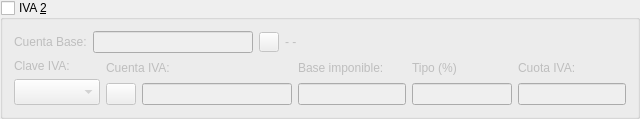
        <widget class="QGroupBox" name="groupBox2">
         <property name="title">
          <string>IVA &amp;2</string>
         </property>
         <property name="checkable">
          <bool>true</bool>
         </property>
         <property name="checked">
          <bool>false</bool>
         </property>
         <layout class="QVBoxLayout">
          <item>
           <layout class="QHBoxLayout">
            <item>
             <widget class="QLabel" name="textLabel1_2">
              <property name="lineWidth">
               <number>1</number>
              </property>
              <property name="text">
               <string>Cuenta Base:</string>
              </property>
              <property name="wordWrap">
               <bool>false</bool>
              </property>
             </widget>
            </item>
            <item>
             <widget class="QLineEdit" name="CtabaselineEdit_2">
              <property name="maximumSize">
               <size>
                <width>160</width>
                <height>16777215</height>
               </size>
              </property>
              <property name="maxLength">
               <number>40</number>
              </property>
             </widget>
            </item>
            <item>
             <widget class="QPushButton" name="ctabasepushButton_2">
              <property name="sizePolicy">
               <sizepolicy hsizetype="Minimum" vsizetype="Minimum">
                <horstretch>0</horstretch>
                <verstretch>0</verstretch>
               </sizepolicy>
              </property>
              <property name="minimumSize">
               <size>
                <width>20</width>
                <height>20</height>
               </size>
              </property>
              <property name="maximumSize">
               <size>
                <width>20</width>
                <height>20</height>
               </size>
              </property>
              <property name="text">
               <string/>
              </property>
              <property name="icon">
               <iconset resource="keme.qrc">
                <normaloff>:/iconos/graf/viewer.xpm</normaloff>:/iconos/graf/viewer.xpm</iconset>
              </property>
              <property name="autoDefault">
               <bool>false</bool>
              </property>
             </widget>
            </item>
            <item>
             <widget class="QLabel" name="basetextLabel_2">
              <property name="sizePolicy">
               <sizepolicy hsizetype="Expanding" vsizetype="Preferred">
                <horstretch>0</horstretch>
                <verstretch>0</verstretch>
               </sizepolicy>
              </property>
              <property name="text">
               <string>- -</string>
              </property>
              <property name="wordWrap">
               <bool>false</bool>
              </property>
             </widget>
            </item>
           </layout>
          </item>
          <item>
           <layout class="QHBoxLayout">
            <item>
             <layout class="QVBoxLayout">
              <item>
               <widget class="QLabel" name="TextLabel3_3">
                <property name="text">
                 <string>Clave IVA:</string>
                </property>
                <property name="wordWrap">
                 <bool>false</bool>
                </property>
               </widget>
              </item>
              <item>
               <widget class="QComboBox" name="ClaveivacomboBox2">
                <property name="font">
                 <font>
                  <pointsize>11</pointsize>
                 </font>
                </property>
               </widget>
              </item>
             </layout>
            </item>
            <item>
             <layout class="QVBoxLayout">
              <item>
               <widget class="QLabel" name="textLabel4_3">
                <property name="text">
                 <string>Cuenta IVA:</string>
                </property>
                <property name="wordWrap">
                 <bool>false</bool>
                </property>
               </widget>
              </item>
              <item>
               <layout class="QHBoxLayout">
                <item>
                 <widget class="QPushButton" name="ctaivapushButton2">
                  <property name="sizePolicy">
                   <sizepolicy hsizetype="Preferred" vsizetype="Preferred">
                    <horstretch>0</horstretch>
                    <verstretch>0</verstretch>
                   </sizepolicy>
                  </property>
                  <property name="minimumSize">
                   <size>
                    <width>20</width>
                    <height>15</height>
                   </size>
                  </property>
                  <property name="maximumSize">
                   <size>
                    <width>30</width>
                    <height>30</height>
                   </size>
                  </property>
                  <property name="text">
                   <string/>
                  </property>
                  <property name="icon">
                   <iconset resource="keme.qrc">
                    <normaloff>:/iconos/graf/viewer.xpm</normaloff>:/iconos/graf/viewer.xpm</iconset>
                  </property>
                 </widget>
                </item>
                <item>
                 <widget class="QLineEdit" name="CtaivalineEdit2">
                  <property name="minimumSize">
                   <size>
                    <width>150</width>
                    <height>0</height>
                   </size>
                  </property>
                  <property name="maxLength">
                   <number>40</number>
                  </property>
                 </widget>
                </item>
               </layout>
              </item>
             </layout>
            </item>
            <item>
             <layout class="QVBoxLayout">
              <item>
               <widget class="QLabel" name="textLabel2_2">
                <property name="text">
                 <string>Base imponible:</string>
                </property>
                <property name="wordWrap">
                 <bool>false</bool>
                </property>
               </widget>
              </item>
              <item>
               <widget class="QLineEdit" name="baselineEdit2"/>
              </item>
             </layout>
            </item>
            <item>
             <layout class="QVBoxLayout">
              <item>
               <widget class="QLabel" name="textLabel6_3">
                <property name="text">
                 <string>Tipo (%)</string>
                </property>
                <property name="wordWrap">
                 <bool>false</bool>
                </property>
               </widget>
              </item>
              <item>
               <widget class="QLineEdit" name="TipolineEdit2">
                <property name="maximumSize">
                 <size>
                  <width>100</width>
                  <height>32767</height>
                 </size>
                </property>
                <property name="text">
                 <string/>
                </property>
                <property name="readOnly">
                 <bool>true</bool>
                </property>
               </widget>
              </item>
             </layout>
            </item>
            <item>
             <layout class="QVBoxLayout">
              <item>
               <widget class="QLabel" name="textLabel7_3">
                <property name="text">
                 <string>Cuota IVA:</string>
                </property>
                <property name="wordWrap">
                 <bool>false</bool>
                </property>
               </widget>
              </item>
              <item>
               <widget class="QLineEdit" name="CuotalineEdit2">
                <property name="readOnly">
                 <bool>true</bool>
                </property>
               </widget>
              </item>
             </layout>
            </item>
           </layout>
          </item>
         </layout>
        </widget>
